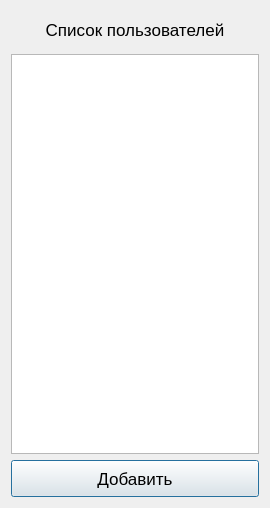
<?xml version="1.0" encoding="UTF-8"?>
<ui version="4.0">
 <class>addContact</class>
 <widget class="QDialog" name="addContact">
  <property name="geometry">
   <rect>
    <x>0</x>
    <y>0</y>
    <width>270</width>
    <height>508</height>
   </rect>
  </property>
  <property name="windowTitle">
   <string>Dialog</string>
  </property>
  <layout class="QVBoxLayout" name="verticalLayout_2">
   <item>
    <layout class="QVBoxLayout" name="verticalLayout">
     <item>
      <widget class="QLabel" name="label">
       <property name="sizePolicy">
        <sizepolicy hsizetype="Expanding" vsizetype="Expanding">
         <horstretch>0</horstretch>
         <verstretch>0</verstretch>
        </sizepolicy>
       </property>
       <property name="font">
        <font>
         <pointsize>13</pointsize>
        </font>
       </property>
       <property name="text">
        <string>Список пользователей</string>
       </property>
       <property name="alignment">
        <set>Qt::AlignCenter</set>
       </property>
      </widget>
     </item>
     <item>
      <widget class="QListWidget" name="listUsers">
       <property name="minimumSize">
        <size>
         <width>0</width>
         <height>400</height>
        </size>
       </property>
       <property name="font">
        <font>
         <pointsize>12</pointsize>
        </font>
       </property>
      </widget>
     </item>
     <item>
      <widget class="QPushButton" name="add">
       <property name="sizePolicy">
        <sizepolicy hsizetype="Minimum" vsizetype="Expanding">
         <horstretch>0</horstretch>
         <verstretch>0</verstretch>
        </sizepolicy>
       </property>
       <property name="font">
        <font>
         <pointsize>13</pointsize>
        </font>
       </property>
       <property name="text">
        <string>Добавить</string>
       </property>
      </widget>
     </item>
    </layout>
   </item>
  </layout>
 </widget>
 <resources/>
 <connections/>
</ui>
